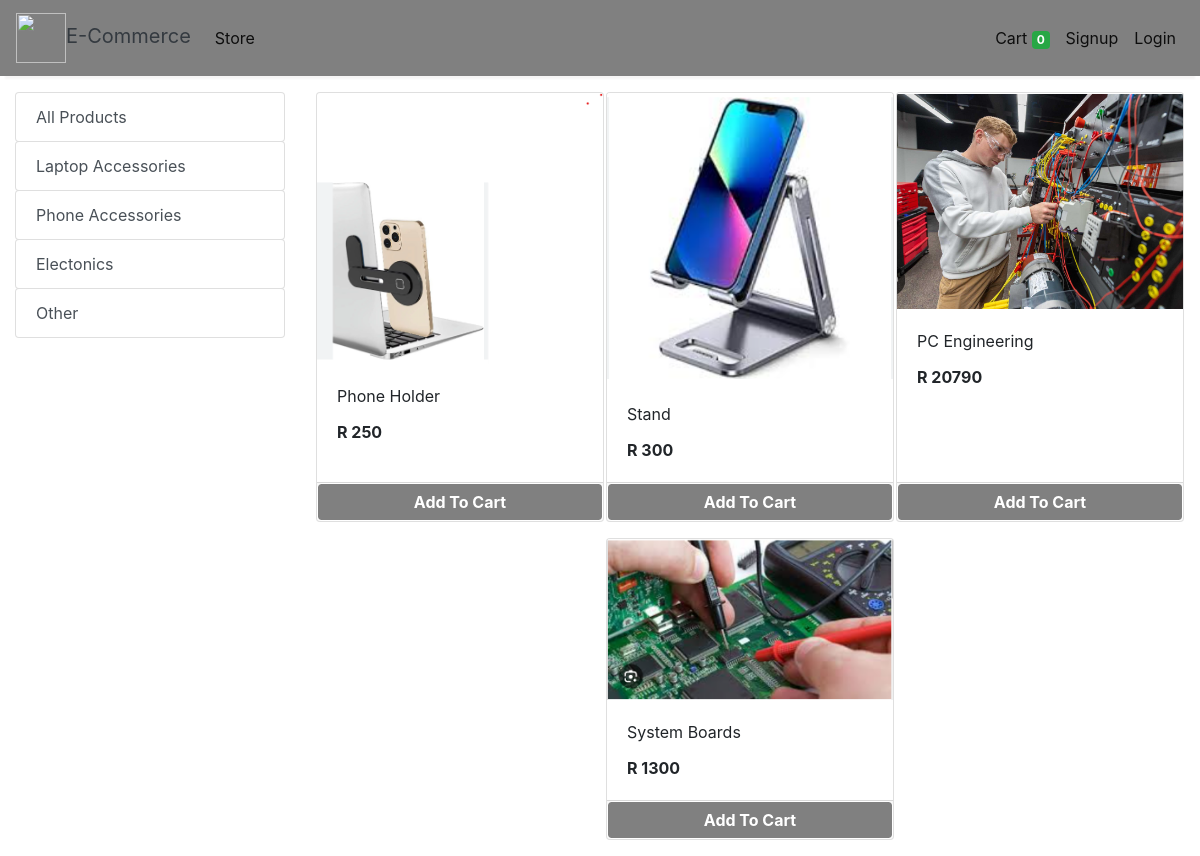
The app's page /store with its own data.
### store/models/category.py (models this page shows, shortened)
class Category(models.Model):
    name= models.CharField(max_length=50)
    @staticmethod
    def get_all_categories():
        return Category.objects.all()

### store/models/product.py (models this page shows, shortened)
class Products(models.Model):
    name = models.CharField(max_length=60)
    price= models.IntegerField(default=0)
    category= models.ForeignKey(Category,on_delete=models.CASCADE,default=1 )
    description= models.CharField(max_length=250, default='', blank=True, null= True)
    image= models.ImageField(upload_to='uploads/products/')
    @staticmethod
    def get_all_products():
        return Products.objects.all()

### store/views/home.py (the view)
# urls.py: path('' , include('store.urls'))
def store(request):
    cart = request.session.get('cart')
    if not cart:
        request.session['cart'] = {}
    products = None
    categories = Category.get_all_categories()
    categoryID = request.GET.get('category')
    if categoryID:
        products = Products.get_all_products_by_categoryid(categoryID)
    else:
        products = Products.get_all_products();
    data = {}
    data['products'] = products
    data['categories'] = categories
    print('you are : ', request.session.get('email'))
    return render(request, 'index.html', data)

### store/templatetags/cart.py (called while the page is built)
@register.filter (name='is_in_cart')
def is_in_cart(product, cart):
    keys = cart.keys ()
    for id in keys:
        if int (id) == product.id:
            return True
    return False;

### store/templatetags/custom_filter.py (called while the page is built)
@register.filter(name='currency')
def currency(number):
    return "R "+str(number)

### store/templates/index.html (shortened to what this page needs)
{% extends 'base.html' %}
{% block content %}
{% load cart %}
{% load custom_filter %}
<div class="container-fluid mt-3">
	<div class="row">
		<div class="col-lg-3 mx-auto">
			<div class="list-group">
				<a href="/" class="list-group-item list-group-item-action btn btn-outline-success">All Products</a>
				{% for category in categories %}
				<a href="/?category={{category.id}}"
					class="list-group-item list-group-item-action btn btn-outline-success ">{{category.name}}</a>
				{% endfor %}
			</div>
		</div>
		<div id='products' class="col-lg-9 mx-auto">
			<div class="row mx-auto">
				{% for product in products %}
				<div class="card mx-auto mb-3" id={{product.id}} style="width: 18rem;">
					<img class="card-img-top" src="{{product.image.url}}" alt="Card image cap">
					<div class="card-body">
						<p class="card-title">{{product.name}}</p>
						<p class="card-text"><b>{{product.price|currency}}</b></p>
					</div>
					<div class="card-footer p-0 no-gutters">
						{% if product|is_in_cart:request.session.cart %}
						<div class="row no-gutters">
							<form action="/#{{product.id}}" class="col-2 " method="post">
								{% csrf_token %}
								<input hidden type="text" name='product' value='{{product.id}}'>
								<input hidden type="text" name='remove' value='True'>
								<input type="submit" value=" - " class="btn btn-block btn-success border-right">
							</form>
							<div class="text-center col btn btn-success">{{product|cart_quantity:request.session.cart}} in Cart</div>
							<form action="/#{{product.id}}" class="col-2 " method="post">
								{% csrf_token %}
								<input hidden type="text" name='product' value='{{product.id}}'>
								<input type="submit" value=" + " class="btn btn-block btn-success border-left">
							</form>
						</div>
						{% else %}
						<form action="/#{{product.id}}" method="POST" class="btn-block">
							<input type="submit" class="float-right btn btn-success form-control" style="background-color:grey;border-color: white;font-weight: bolder;"
                    value="Add To Cart">
						</form>
						{% endif %}
					</div>
				</div>
				{% endfor %}
			</div>
		</div>
	</div>
</div>
{% endblock %}

### records on screen
Category: name "Laptop Accessories"
Category: name "Phone Accessories"
Category: name "Electonics"
Category: name "Other"
Products: image (picture), name "Phone Holder", price "R 250"
Products: image (picture), name "Stand", price "R 300"
Products: image (picture), name "PC Engineering", price "R 20790"
Products: image (picture), name "System Boards", price "R 1300"

### other values on screen
{{ request.session.cart.keys|length }} "0"
